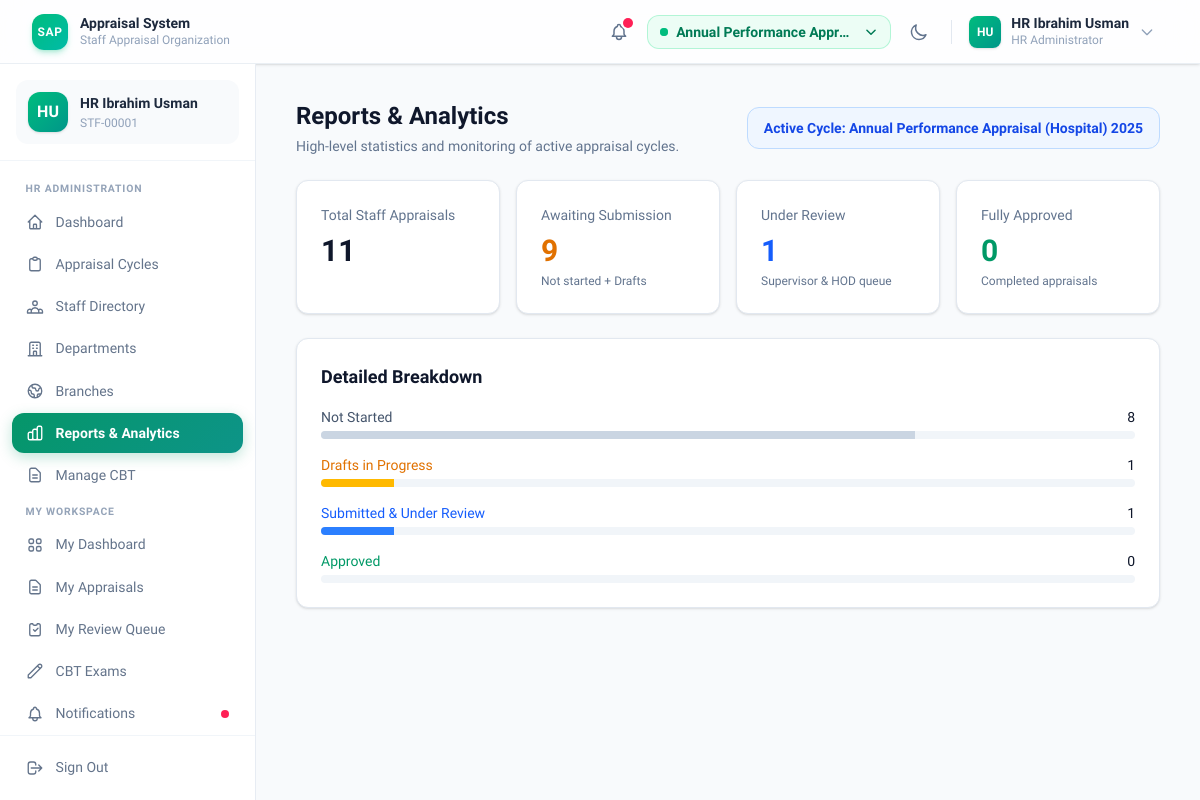
/hr/reports/ (signed in), run on an earlier commit of the app's database.
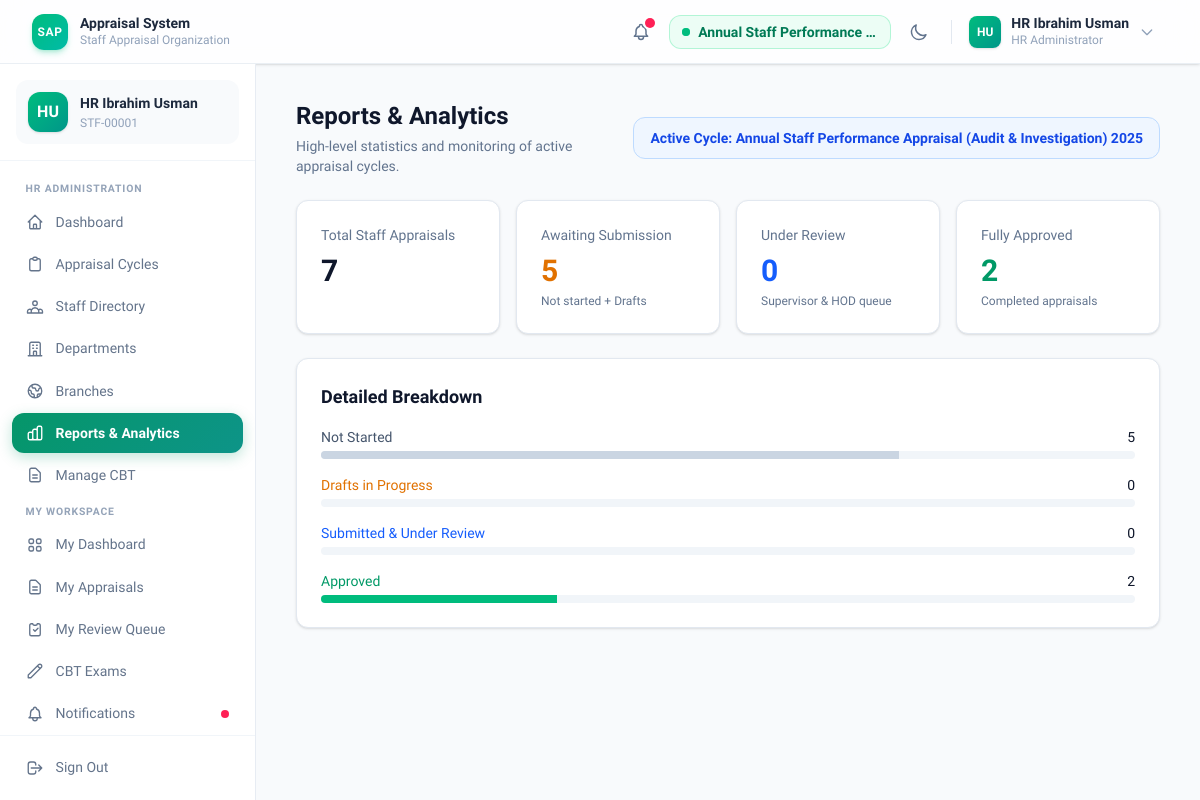
And on a later commit of the database.
### appraisals/models.py (models this page shows, shortened)
class AppraisalCycle(models.Model):
    ANNUAL = 'ANNUAL'
    BI_ANNUAL = 'BI_ANNUAL'
    QUARTERLY = 'QUARTERLY'
    FREQUENCY_CHOICES = [
        (ANNUAL, 'Annual'),
        (BI_ANNUAL, 'Bi-Annual'),
        (QUARTERLY, 'Quarterly'),
    ]
    DRAFT = 'DRAFT'
    ACTIVE = 'ACTIVE'
    CLOSED = 'CLOSED'
    ARCHIVED = 'ARCHIVED'
    STATUS_CHOICES = [
        (DRAFT, 'Draft'),
        (ACTIVE, 'Active'),
        (CLOSED, 'Closed'),
        (ARCHIVED, 'Archived'),
    ]
    SCORING_SCALE_CHOICES = [
        (5, '1-5 Scale'),
        (10, '1-10 Scale'),
    ]
    name = models.CharField(max_length=200)
    frequency = models.CharField(
        max_length=20,
        choices=FREQUENCY_CHOICES,
        default=ANNUAL,
    )
    start_date = models.DateField()
    end_date = models.DateField()
    status = models.CharField(
        max_length=20,
        choices=STATUS_CHOICES,
        default=DRAFT,
    )
    scoring_scale = models.PositiveSmallIntegerField(
        choices=SCORING_SCALE_CHOICES,
        default=5,
    )
    branch = models.ForeignKey(
        'branches.Branch',
        on_delete=models.PROTECT,
        null=True,
        blank=True,
        related_name='cycles',
        help_text="Branch this cycle is scoped to. All targeting is filtered by this branch.",
    )
    target_departments = models.ManyToManyField(
        'departments.Department',
        blank=True,
        help_text="If set, only staff in these departments will be assigned this cycle."
    )
    target_staff = models.ManyToManyField(
        settings.AUTH_USER_MODEL,
        blank=True,
        related_name='targeted_cycles',
        help_text="If set, these specific staff will be assigned this cycle."
    )
    excluded_staff = models.ManyToManyField(
        settings.AUTH_USER_MODEL,
        blank=True,
        related_name='excluded_cycles',
        help_text="Staff in this list will never be assigned this cycle."
    )
    created_by = models.ForeignKey(
        settings.AUTH_USER_MODEL,
        on_delete=models.SET_NULL,
        null=True,
        related_name='created_cycles',
    )
    created_at = models.DateTimeField(auto_now_add=True)
    updated_at = models.DateTimeField(auto_now=True)
    archived_at = models.DateTimeField(null=True, blank=True)
    class Meta:
        ordering = ['-start_date']
        verbose_name = 'Appraisal Cycle'
        verbose_name_plural = 'Appraisal Cycles'

### hr_admin/views.py (the view)
    def wrapper(request, *args, **kwargs):
        if request.user.role != 'HR_ADMIN':
            messages.error(request, "Access denied. HR Administrators only.")
            return redirect('accounts:dashboard_redirect')
        return view_func(request, *args, **kwargs)

### accounts/models.py (called while the page is built)
    @property
    def full_name(self) -> str:
        name = f"{self.first_name} {self.last_name}".strip()
        return name if name else self.username

### hr_admin/views.py (called while the page is built)
def hr_required(view_func):
    def wrapper(request, *args, **kwargs):
        if request.user.role != 'HR_ADMIN':
            messages.error(request, "Access denied. HR Administrators only.")
            return redirect('accounts:dashboard_redirect')
        return view_func(request, *args, **kwargs)
    wrapper.__name__ = view_func.__name__
    return login_required(wrapper)

### notifications/context_processors.py (called while the page is built)
def unread_notifications(request):
    if request.user.is_authenticated:
        unread = request.user.notifications.filter(is_read=False).order_by('-created_at')
        return {
            'unread_notifications': unread[:5],
            'unread_notifications_count': unread.count()
        }
    return {}

### templates/hr_admin/reports.html (shortened to what the changed rows need)
{% extends 'base.html' %}
{% block content %}
<div class="space-y-6 max-w-7xl mx-auto">
    <div class="flex flex-col sm:flex-row sm:items-center sm:justify-between gap-4">
        <div>
            <h1 class="text-2xl font-bold text-slate-900 dark:text-white">Reports & Analytics</h1>
        </div>
        <div class="inline-flex items-center gap-2.5 px-4 py-2.5 rounded-xl bg-blue-50 dark:bg-blue-950/40 border border-blue-200 dark:border-blue-800/50 text-blue-700 dark:text-blue-400 shrink-0">
            <span class="text-sm font-semibold">Active Cycle: {{ active_cycle.name|default:"None" }}</span>
        </div>
    </div>
    {% if active_cycle %}
    <div class="grid grid-cols-1 md:grid-cols-2 lg:grid-cols-4 gap-4">
        <div class="bg-white dark:bg-slate-900 p-6 rounded-xl border border-slate-200 dark:border-slate-800 shadow-sm">
            <p class="text-sm font-medium text-slate-500 dark:text-slate-400">Total Staff Appraisals</p>
            <p class="mt-2 text-3xl font-extrabold text-slate-900 dark:text-white">{{ appraisal_stats.total }}</p>
        </div>
        <div class="bg-white dark:bg-slate-900 p-6 rounded-xl border border-slate-200 dark:border-slate-800 shadow-sm">
            <p class="text-sm font-medium text-slate-500 dark:text-slate-400">Awaiting Submission</p>
            <p class="mt-2 text-3xl font-extrabold text-amber-600 dark:text-amber-400">
                {{ appraisal_stats.not_started|add:appraisal_stats.draft }}
            </p>
            <p class="text-xs text-slate-500 mt-1">Not started + Drafts</p>
        </div>
        <div class="bg-white dark:bg-slate-900 p-6 rounded-xl border border-slate-200 dark:border-slate-800 shadow-sm">
            <p class="text-sm font-medium text-slate-500 dark:text-slate-400">Under Review</p>
            <p class="mt-2 text-3xl font-extrabold text-blue-600 dark:text-blue-400">
                {{ appraisal_stats.submitted|add:appraisal_stats.in_review }}
            </p>
            <p class="text-xs text-slate-500 mt-1">Supervisor & HOD queue</p>
        </div>
        <div class="bg-white dark:bg-slate-900 p-6 rounded-xl border border-slate-200 dark:border-slate-800 shadow-sm">
            <p class="text-sm font-medium text-slate-500 dark:text-slate-400">Fully Approved</p>
            <p class="mt-2 text-3xl font-extrabold text-emerald-600 dark:text-emerald-400">
                {{ appraisal_stats.approved }}
            </p>
            <p class="text-xs text-slate-500 mt-1">Completed appraisals</p>
        </div>
    </div>
    <div class="bg-white dark:bg-slate-900 p-6 rounded-xl border border-slate-200 dark:border-slate-800 shadow-sm">
        <h3 class="text-lg font-bold text-slate-900 dark:text-white mb-4">Detailed Breakdown</h3>
        <div class="space-y-4">
            <div>
                <div class="flex items-center justify-between text-sm font-medium mb-1">
                    <span class="text-slate-600 dark:text-slate-400">Not Started</span>
                    <span class="text-slate-900 dark:text-white">{{ appraisal_stats.not_started }}</span>
                </div>
                <div class="h-2 bg-slate-100 dark:bg-slate-800 rounded-full overflow-hidden">
                    <div class="h-full bg-slate-300" style="width: {% widthratio appraisal_stats.not_started appraisal_stats.total|default:1 100 %}%;"></div>
                </div>
            </div>
            <div>
                <div class="flex items-center justify-between text-sm font-medium mb-1">
                    <span class="text-amber-600 dark:text-amber-400">Drafts in Progress</span>
                    <span class="text-slate-900 dark:text-white">{{ appraisal_stats.draft }}</span>
                </div>
                <div class="h-2 bg-slate-100 dark:bg-slate-800 rounded-full overflow-hidden">
                    <div class="h-full bg-amber-400" style="width: {% widthratio appraisal_stats.draft appraisal_stats.total|default:1 100 %}%;"></div>
                </div>
            </div>
            <div>
                <div class="flex items-center justify-between text-sm font-medium mb-1">
                    <span class="text-blue-600 dark:text-blue-400">Submitted & Under Review</span>
                    <span class="text-slate-900 dark:text-white">{{ appraisal_stats.submitted|add:appraisal_stats.in_review }}</span>
                </div>
                <div class="h-2 bg-slate-100 dark:bg-slate-800 rounded-full overflow-hidden">
                    <div class="h-full bg-blue-500" style="width: {% widthratio appraisal_stats.submitted|add:appraisal_stats.in_review appraisal_stats.total|default:1 100 %}%;"></div>
                </div>
            </div>
            <div>
                <div class="flex items-center justify-between text-sm font-medium mb-1">
                    <span class="text-emerald-600 dark:text-emerald-400">Approved</span>
                    <span class="text-slate-900 dark:text-white">{{ appraisal_stats.approved }}</span>
                </div>
                <div class="h-2 bg-slate-100 dark:bg-slate-800 rounded-full overflow-hidden">
                    <div class="h-full bg-emerald-500" style="width: {% widthratio appraisal_stats.approved appraisal_stats.total|default:1 100 %}%;"></div>
                </div>
            </div>
        </div>
    </div>
    {% endif %}
</div>
{% endblock %}

### templates/base.html (shortened to what the changed rows need)
{% load static %}
<!DOCTYPE html>
<html lang="en" class="h-full"
      x-data="{
          darkMode: localStorage.getItem('theme') === 'dark',
          sidebarOpen: false,
          toggleTheme() {
              this.darkMode = !this.darkMode;
              localStorage.setItem('theme', this.darkMode ? 'dark' : 'light');
          }
      }"
      :class="{ 'dark': darkMode }">
<head>
    <link rel="stylesheet" href="{% static 'css/tailwind.css' %}">
</head>
<body class="h-full flex flex-col bg-slate-50 dark:bg-[#0b0f1a] text-slate-900 dark:text-slate-100 transition-colors duration-200 overflow-hidden">
<header class="shrink-0 h-16 z-40 flex items-center
               bg-white/80 dark:bg-[#0d1117]/80
               backdrop-blur-xl
               border-b border-slate-200/70 dark:border-slate-800/60
               shadow-sm dark:shadow-slate-950/50">
    <div class="w-full px-4 sm:px-6 lg:px-8 flex items-center justify-between gap-4">
        {% if user.is_authenticated %}
        <div class="flex items-center gap-2">
            {% if all_active_cycles %}
            <div class="relative" x-data="{ cycleOpen: false }">
                {% if all_active_cycles|length > 1 %}
                <button @click="cycleOpen = !cycleOpen"
                        class="inline-flex items-center gap-2 px-3 py-1.5 rounded-xl
                               bg-emerald-50 dark:bg-emerald-950/40
                               border border-emerald-200/80 dark:border-emerald-800/50
                               text-emerald-700 dark:text-emerald-400
                               hover:bg-emerald-100 dark:hover:bg-emerald-900/40
                               transition cursor-pointer focus:outline-none text-sm"
                        title="Switch active cycle">
                    <span class="relative flex h-2 w-2 shrink-0">
                        <span class="relative inline-flex rounded-full h-2 w-2 bg-emerald-500"></span>
                    </span>
                    <span class="font-semibold truncate max-w-[180px] hidden sm:inline">{{ selected_cycle.name }}</span>
                    <svg class="h-3.5 w-3.5 shrink-0 transition-transform" :class="cycleOpen && 'rotate-180'" fill="none" viewBox="0 0 24 24" stroke="currentColor" stroke-width="2.5">
                        <path stroke-linecap="round" stroke-linejoin="round" d="M19 9l-7 7-7-7"/>
                    </svg>
                </button>
                {% else %}
                <div class="inline-flex items-center gap-2 px-3 py-1.5 rounded-xl
                            bg-emerald-50 dark:bg-emerald-950/40
                            border border-emerald-200/80 dark:border-emerald-800/50
                            text-emerald-700 dark:text-emerald-400 text-sm">
                    <span class="relative flex h-2 w-2 shrink-0">
                        <span class="relative inline-flex rounded-full h-2 w-2 bg-emerald-500"></span>
                    </span>
                    <span class="font-semibold truncate max-w-[180px] hidden sm:inline">{{ selected_cycle.name }}</span>
                </div>
                {% endif %}
            </div>
            {% endif %}
        </div>
        {% endif %}
    </div>
</header>
<div class="flex-1 flex overflow-hidden">
    <main class="flex-1 overflow-y-auto">
        <div class="max-w-7xl mx-auto px-5 sm:px-8 lg:px-10 py-7 sm:py-9">
            {% block content %}{% endblock %}
        </div>
    </main>
</div>
</body>
</html>

What changed in the data, as far as the page shows it:
removed AppraisalCycle: name "Annual Performance Appr…", name "Annual Performance Appraisal (Hospital) 2025"
added AppraisalCycle: name "Annual Staff Performance…", name "Annual Staff Performance Appraisal (Audit & Investigation) 2025"
Also different on the page:
{{ appraisal_stats.total }}: "11" → "7"
{{ appraisal_stats.not_started|add:appraisal_stats.draft }}: "9" → "5"
{{ appraisal_stats.submitted|add:appraisal_stats.in_review }}: "1" → "0"
{{ appraisal_stats.approved }}: "0" → "2"
{{ appraisal_stats.not_started }}: "8" → "5"
{{ appraisal_stats.draft }}: "1" → "0"
